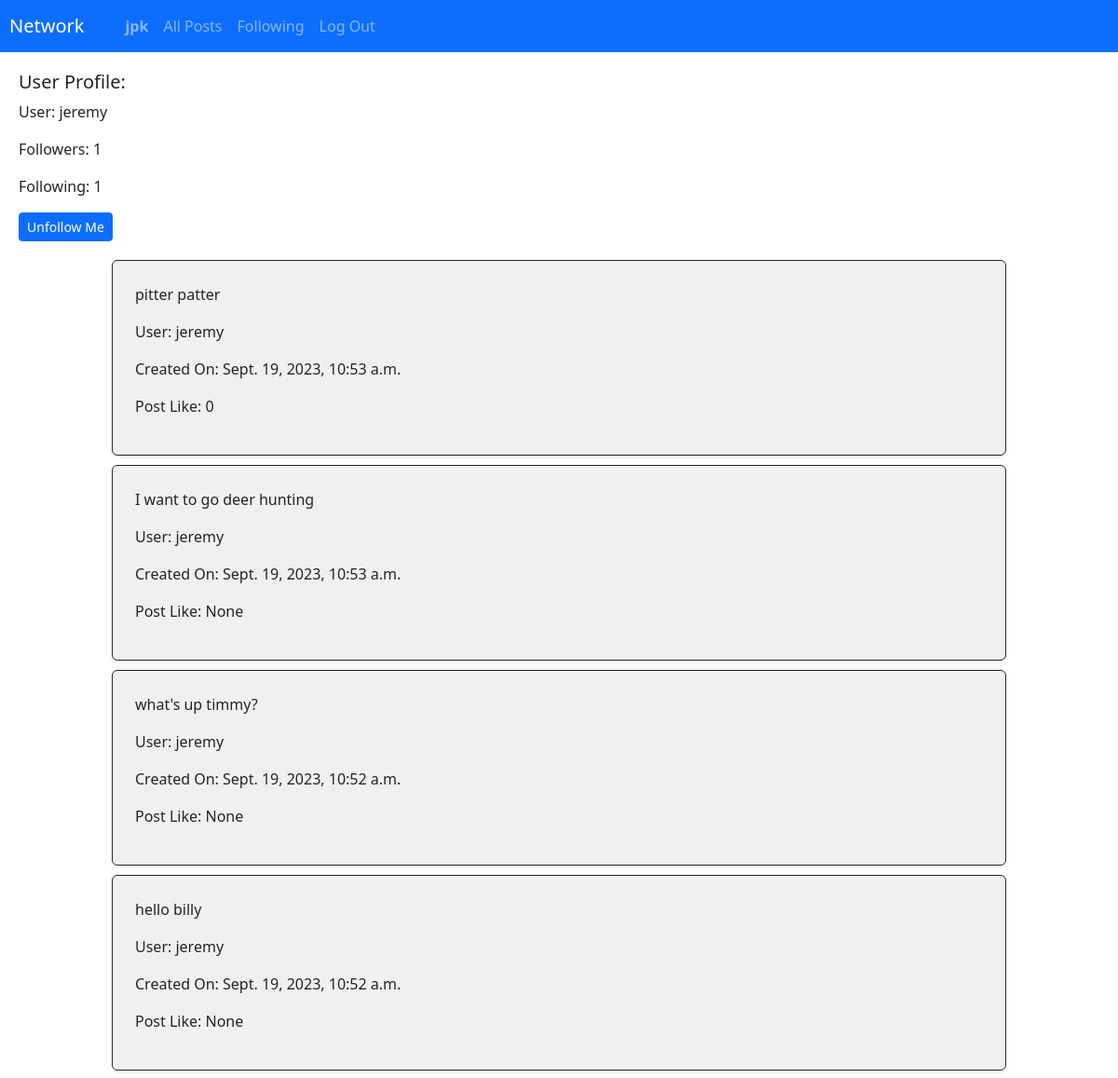
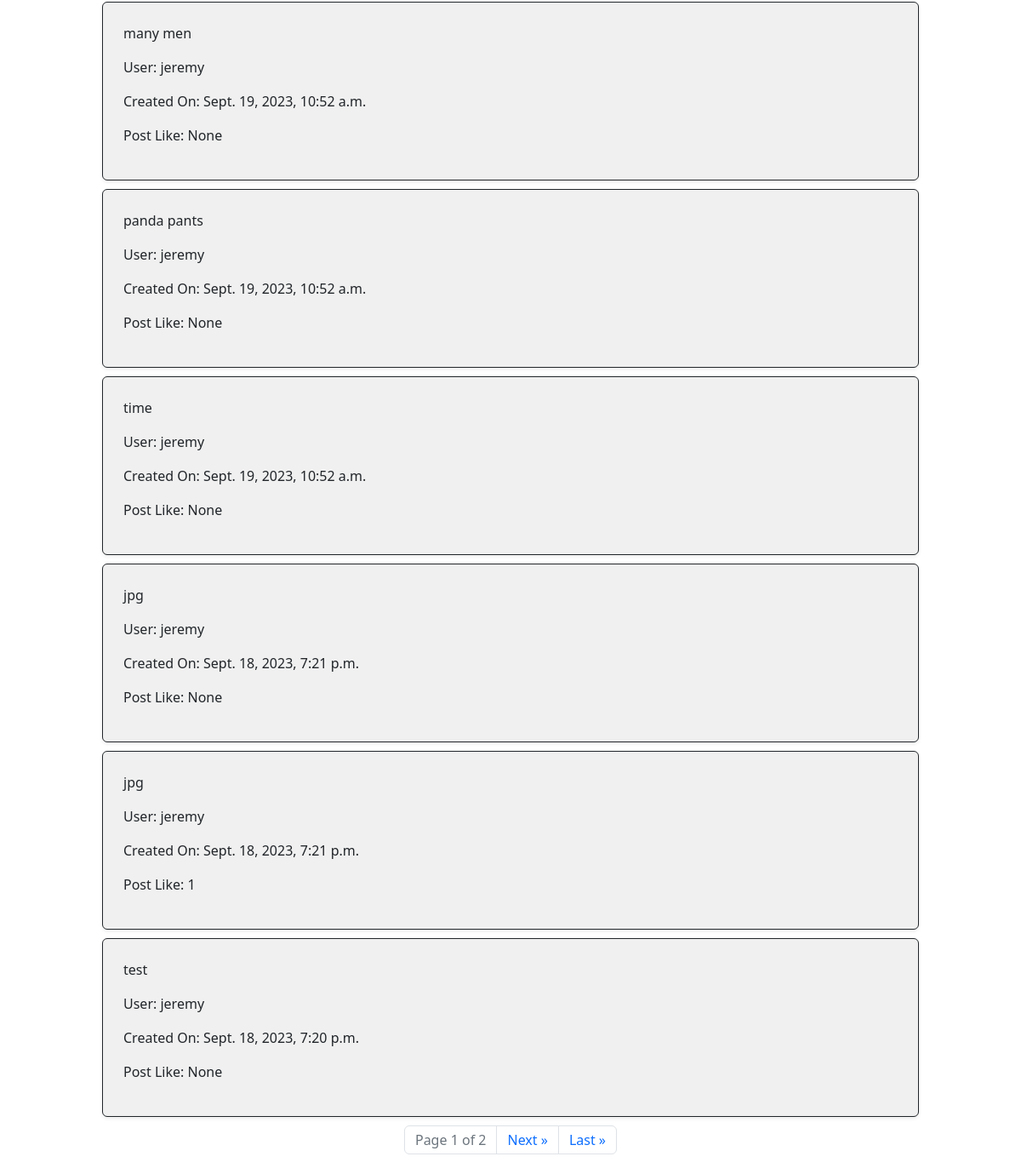
/2/user (signed in), run on an earlier commit of the app's database (2 pictures, top to bottom).
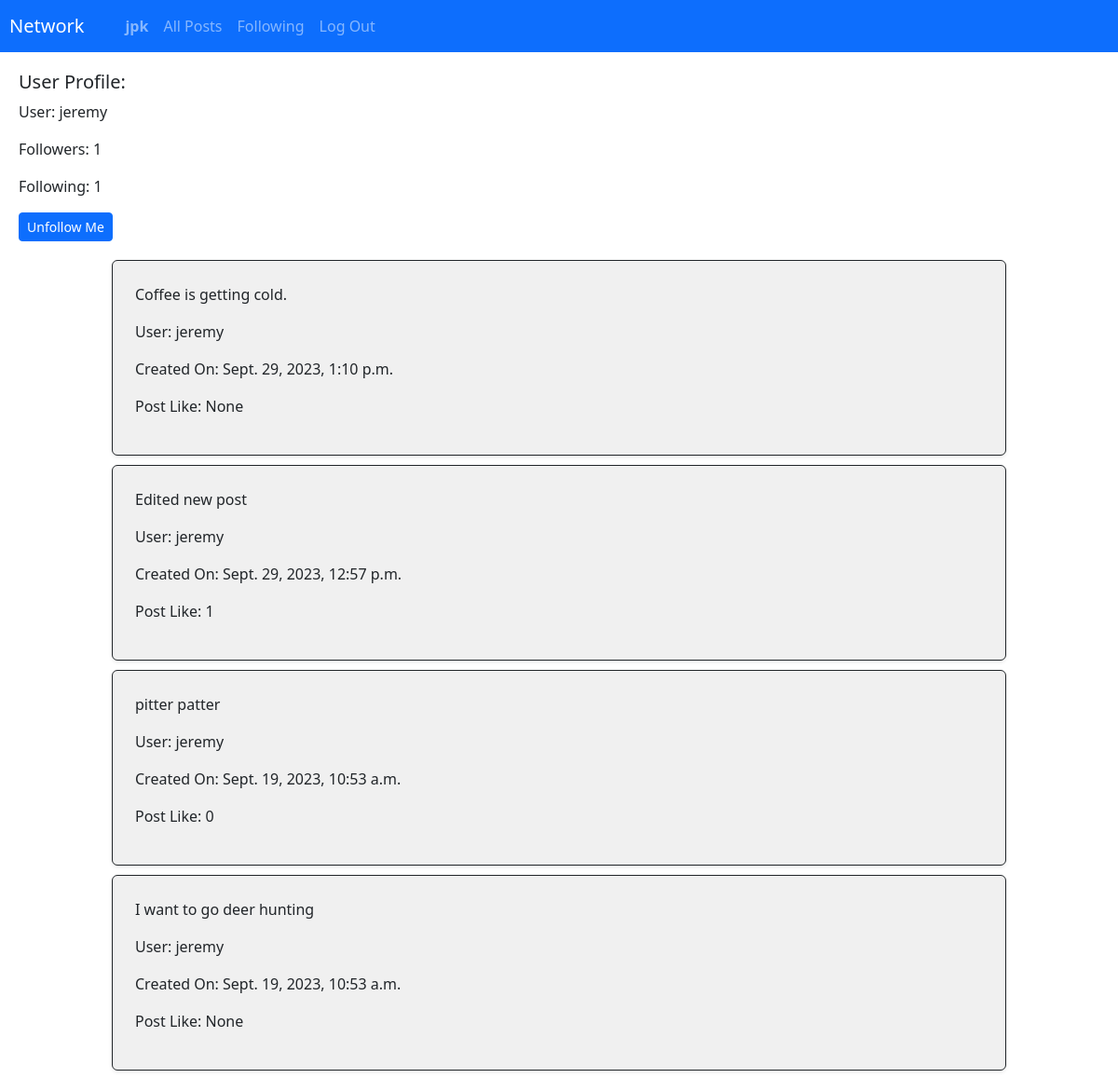
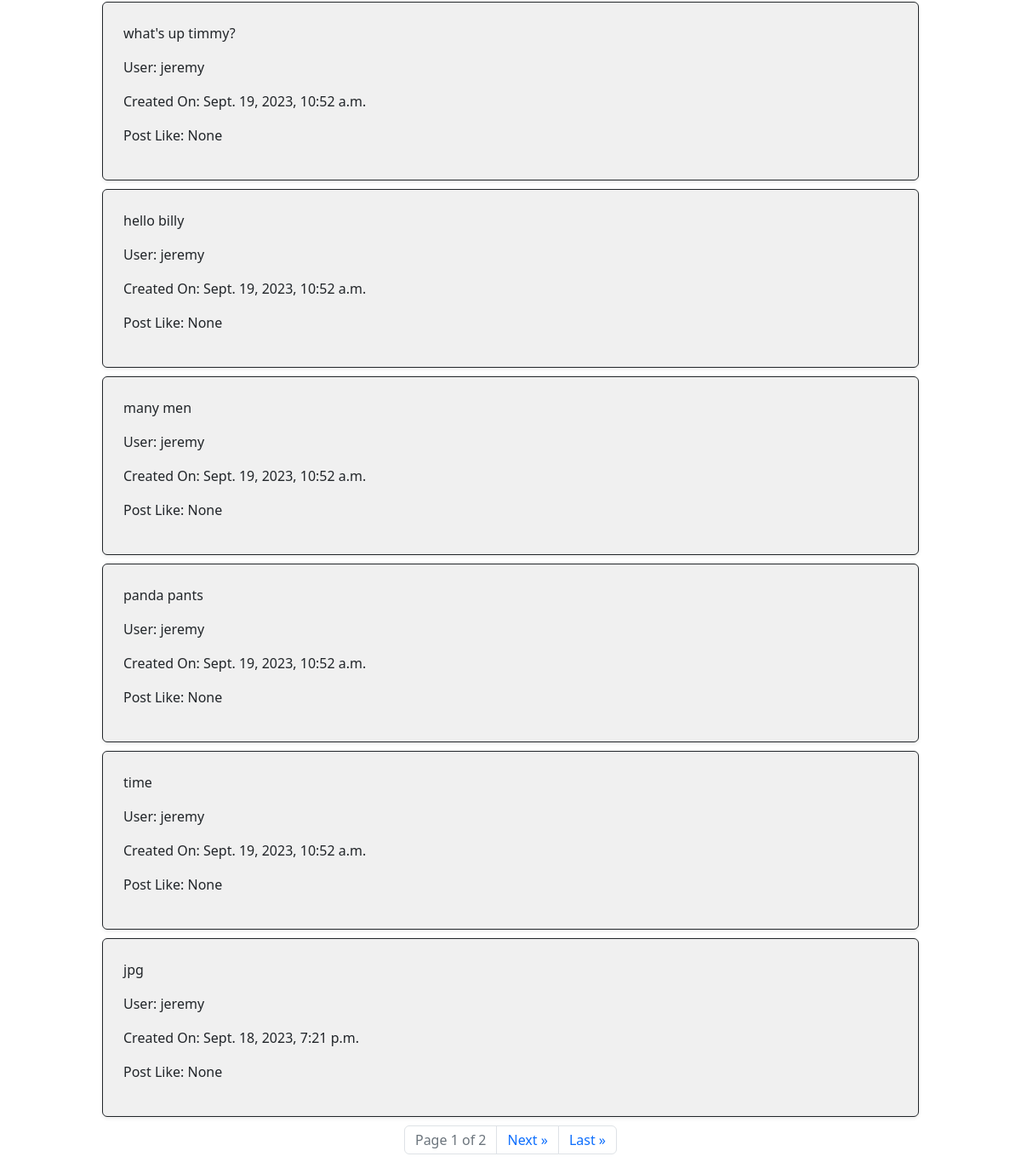
And on a later commit of the database (2 pictures, top to bottom).
### network/models.py (models this page shows, shortened)
class Post(models.Model):
    user = models.ForeignKey(User, on_delete=models.CASCADE)
    text = models.TextField(verbose_name="Post Text")
    timeStamp = models.DateTimeField(auto_now_add=True)
    likeCount = models.IntegerField(blank=True, null=True)

class User(AbstractUser):
    pass

### network/views.py (the view)
# urls.py: path("<int:user_id>/user", views.user, name="user"),
def user(request, user_id):
    user_info = User.objects.filter(id = user_id).first()
    userPost = Post.objects.filter(user = user_info).order_by('-timeStamp')
    followers = Follower.objects.filter(userfollow=user_id, currentFollow=True).count()
    following = Follower.objects.filter(user=user_info, currentFollow=True).count()
    print(followers, following)
    already_follow = Follower.objects.filter(user=request.user, userfollow=user_id, currentFollow = True).exists()
    paginator = Paginator(userPost, 10)
    page_number = request.GET.get('page')
    page_obj = paginator.get_page(page_number)
    has_previous_page = page_obj.has_previous
    logInId = request.user.id
    if user_id == request.user.id:
        return render(request, "network/profile.html",{
            "page_obj": page_obj,
            "user_info": user_info,
            "has_previous_page": has_previous_page,
            "already_follow": already_follow,
            "followers": followers,
            "following": following
        })
    else:
        return render(request, "network/user.html",{
            "page_obj": page_obj,
            "user_info": user_info,
            "has_previous_page": has_previous_page,
            "already_follow": already_follow,
            "followers": followers,
            "following": following
        })

### network/templates/network/user.html (shortened to what this page needs)
{% extends "network/layout.html" %}
{% load static %}
{% block body %}
<div name="userProfileHead" style="margin: 20px;">
    <h5>User Profile:</h5>
    <p>User: {{ user_info.username }}</p>
    <p>Followers: {{ followers }} </p>
    <p>Following: {{ following }} </p>
        <form id="followForm">
        <button type="submit" name="follow" id="followButton" data-user-id="{{ user_info.id }}" class="btn btn-primary btn-sm">
            {% if already_follow %}
                Unfollow Me
            {% else %}
                Follow Me
            {% endif %}
        </button>
    </form>
</div>
<div name="userPost">
    {% for post in page_obj %}
    <div id="postPage" class="border border-dark p-4 rounded shadow-sm" style="width: 80%; margin: 10px auto; background-color: #f0f0f0; padding: 10px;">
        <p>{{ post.text }}</p>
        <p>User: {{ post.user.username }}</p>
        <p>Created On: {{ post.timeStamp }}</p>
        <p>Post Like: {{ post.likeCount }}</p>
    </div>
    {% endfor %}
    <nav aria-label="Page navigation">
        <ul class="pagination justify-content-center">
            <li class="page-item disabled">
                <span class="page-link">Page {{ page_obj.number }} of {{ page_obj.paginator.num_pages }}</span>
            </li>
            {% if page_obj.has_next %}
                <li class="page-item">
                    <a class="page-link" href="?page={{ page_obj.next_page_number }}" aria-label="Next">
                        <span aria-hidden="true">Next &raquo;</span>
                    </a>
                </li>
                <li class="page-item">
                    <a class="page-link" href="?page={{ page_obj.paginator.num_pages }}" aria-label="Last">
                        <span aria-hidden="true">Last &raquo;</span>
                    </a>
                </li>
            {% endif %}
        </ul>
    </nav>
</div>
{% endblock %}

What changed in the data, as far as the page shows it:
no longer on this page (row unchanged): Post: text "jpg", user.username "jeremy", timeStamp "Sept. 18, 2023, 7:21 p.m.", likeCount "1"
no longer on this page (row unchanged): Post: text "test", user.username "jeremy", timeStamp "Sept. 18, 2023, 7:20 p.m.", likeCount "None"
added Post: text "Coffee is getting cold.", user.username "jeremy", timeStamp "Sept. 29, 2023, 1:10 p.m.", likeCount "None"
added Post: text "Edited new post", user.username "jeremy", timeStamp "Sept. 29, 2023, 12:57 p.m.", likeCount "1"
